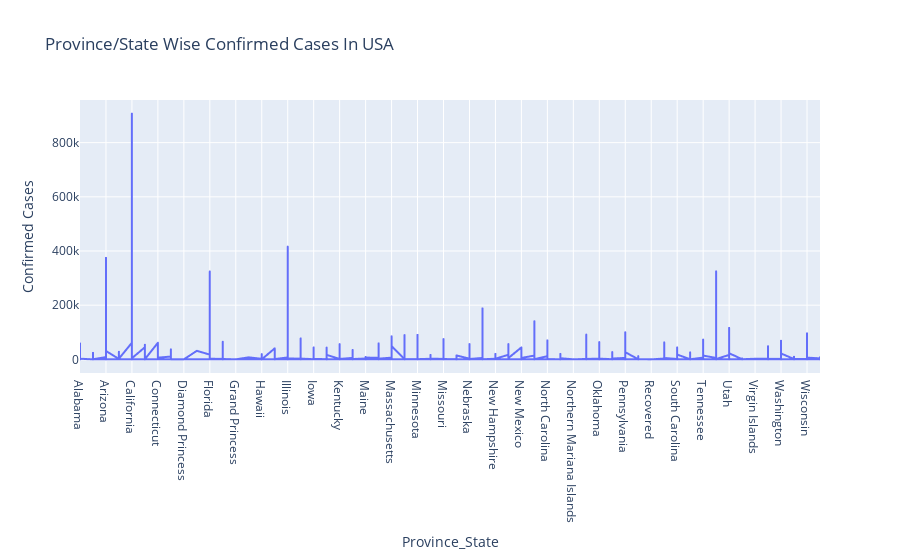

Source (notebook cell):
### Markdown cell above
### Plot Province/State Wise Confirmed cases in USA

### Code cell
# Province/State Wise Confirmed Cases In USA
fig = px.line(usa_data, x='Province_State', y='Confirmed', title='Province/State Wise Confirmed Cases In USA')
fig.update_xaxes(title_text='Province_State')
fig.update_yaxes(title_text='Confirmed Cases')
fig.show()

### Figure 1 — Plotly figure (JSON) as saved in the notebook; plotly's stock layout.template omitted (floating-point values rounded to 4 significant figures; data arrays with more than 128 entries replaced by an {"elided": "..."} marker saying what was removed)
{"data": [{"hovertemplate": "Province_State=%{x}<br>Confirmed=%{y}<extra></extra>", "legendgroup": "", "line": {"color": "#636efa", "dash": "solid"}, "marker": {"symbol": "circle"}, "mode": "lines", "name": "", "showlegend": false, "type": "scattergl", "x": {"elided": "3276 str values"}, "xaxis": "x", "y": {"elided": "3276 int values"}, "yaxis": "y"}], "layout": {"legend": {"tracegroupgap": 0}, "title": {"text": "Province/State Wise Confirmed Cases In USA"}, "xaxis": {"anchor": "y", "domain": [0, 1], "title": {"text": "Province_State"}}, "yaxis": {"anchor": "x", "domain": [0, 1], "title": {"text": "Confirmed Cases"}}}}
